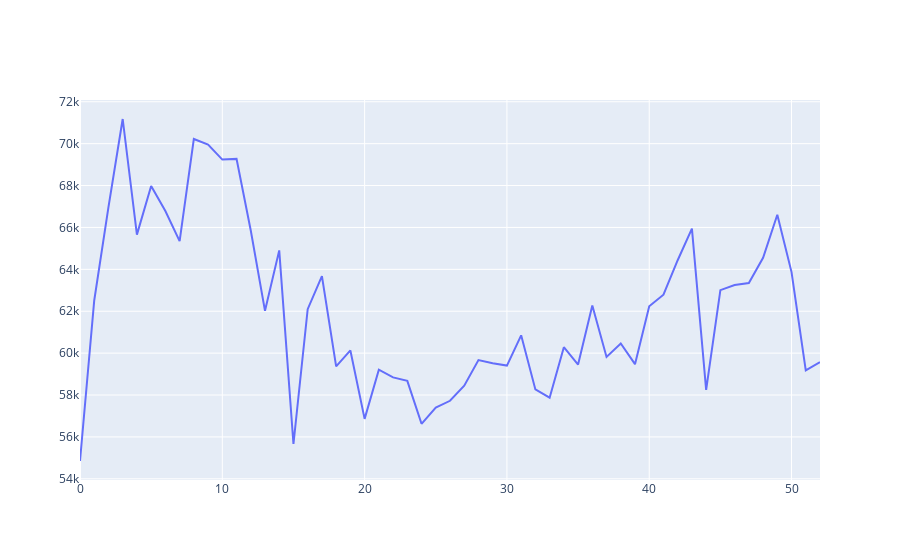
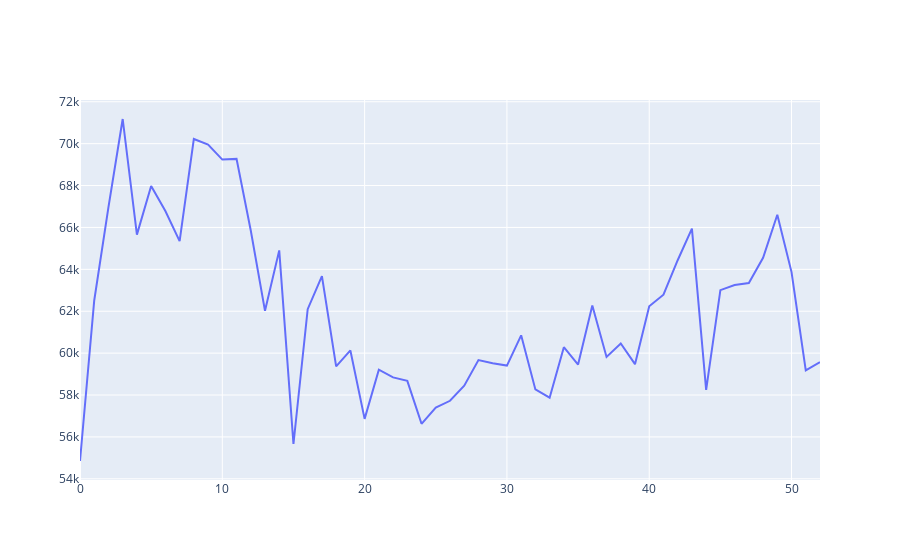

Notebook source saved alongside these figures, in order:
### Code cell
amplitude_anual = []
# O loop percorre a série 'Energia_horaria' em incrementos de uma semana (168 horas)
for i in range(0, len(Energia_horaria), 168):
    semana = []

    # Adiciona os dados de energia de cada dia da semana à lista 'semana'
    for dia in range(7):
        semana.append(Energia_horaria[dia + i])

    # Calcula a média da semana e adiciona à lista 'amplitude_anual'
    amplitude_anual.append(np.mean(semana))

# Chamada para função de gráfico interativo de linha
# TODO Substitir os argumentos vazios ("") por títulos e legendas
grafico_interativo_linha(list(range(len(amplitude_anual))), amplitude_anual, "", "")

### Figure 1 — Plotly figure (JSON) as saved in the notebook; plotly's stock layout.template omitted (floating-point values rounded to 4 significant figures)
{"data": [{"mode": "lines", "name": "", "type": "scatter", "x": [0, 1, 2, 3, 4, 5, 6, 7, 8, 9, 10, 11, 12, 13, 14, 15, 16, 17, 18, 19, 20, 21, 22, 23, 24, 25, 26, 27, 28, 29, 30, 31, 32, 33, 34, 35, 36, 37, 38, 39, 40, 41, 42, 43, 44, 45, 46, 47, 48, 49, 50, 51, 52], "y": [54850.0, 62510.0, 66970.0, 71180.0, 65660.0, 67980.0, 66780.0, 65350.0, 70220.0, 69960.0, 69240.0, 69270.0, 65850.0, 62020.0, 64910.0, 55660.0, 62100.0, 63670.0, 59360.0, 60130.0, 56860.0, 59210.0, 58840.0, 58680.0, 56630.0, 57400.0, 57720.0, 58450.0, 59670.0, 59520.0, 59400.0, 60850.0, 58270.0, 57870.0, 60280.0, 59450.0, 62270.0, 59820.0, 60460.0, 59470.0, 62230.0, 62790.0, 64440.0, 65940.0, 58250.0, 63010.0, 63250.0, 63350.0, 64550.0, 66610.0, 63870.0, 59180.0, 59570.0]}], "layout": {"legend": {"title": {"text": "Legenda"}}, "title": {"text": ""}, "xaxis": {"title": {"text": ""}}, "yaxis": {"title": {"text": ""}}}}

### Figure 2 — Plotly figure (JSON) as saved in the notebook; plotly's stock layout.template omitted (floating-point values rounded to 4 significant figures)
{"data": [{"mode": "lines", "name": "", "type": "scatter", "x": [0, 1, 2, 3, 4, 5, 6, 7, 8, 9, 10, 11, 12, 13, 14, 15, 16, 17, 18, 19, 20, 21, 22, 23, 24, 25, 26, 27, 28, 29, 30, 31, 32, 33, 34, 35, 36, 37, 38, 39, 40, 41, 42, 43, 44, 45, 46, 47, 48, 49, 50, 51, 52], "y": [54850.0, 62510.0, 66970.0, 71180.0, 65660.0, 67980.0, 66780.0, 65350.0, 70220.0, 69960.0, 69240.0, 69270.0, 65850.0, 62020.0, 64910.0, 55660.0, 62100.0, 63670.0, 59360.0, 60130.0, 56860.0, 59210.0, 58840.0, 58680.0, 56630.0, 57400.0, 57720.0, 58450.0, 59670.0, 59520.0, 59400.0, 60850.0, 58270.0, 57870.0, 60280.0, 59450.0, 62270.0, 59820.0, 60460.0, 59470.0, 62230.0, 62790.0, 64440.0, 65940.0, 58250.0, 63010.0, 63250.0, 63350.0, 64550.0, 66610.0, 63870.0, 59180.0, 59570.0]}], "layout": {"legend": {"title": {"text": "Legenda"}}, "title": {"text": ""}, "xaxis": {"title": {"text": ""}}, "yaxis": {"title": {"text": ""}}}}
